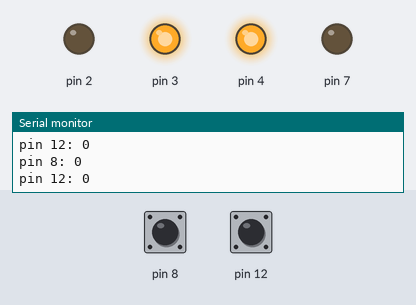
Bench run of a sketch on a simulated Arduino Uno, built with avr-gcc and run on an emulated ATmega328P. On the bench: output pins drawn as LEDs (lit = HIGH), the last lines printed to the serial monitor. The inputs (shaded band) are chosen by the test bench; at power-on: pin 8 LOW, pin 12 LOW.

Above: at 5.2 s.
5.3 s: pin 8 pulsed HIGH 5 times (0.12 s each, 0.3 s apart)
At 7.9 s:
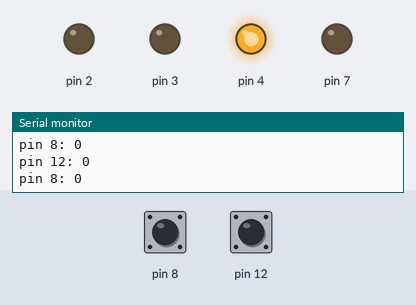
8.3 s: pin 12 pulsed HIGH 2 times (0.12 s each, 0.3 s apart)
At 8.57 s:
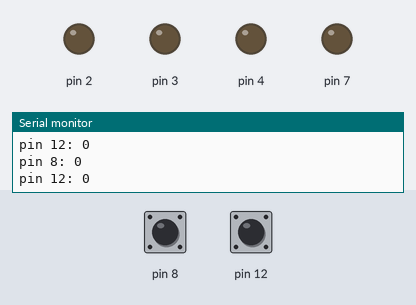
Timing chart, 0 to 11.3 s (numbered marks = the images above; inputs shaded):
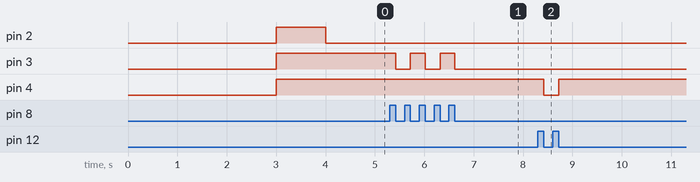

The sketch:

relay_test.ino
```cpp
bool B = HIGH;
bool C = HIGH;

void setup() {
  // put your setup code here, to run once:
  Serial.begin(9600);
  delay(3000);
  pinMode(2,OUTPUT);
  digitalWrite(2, HIGH);
  pinMode(3,OUTPUT);
  digitalWrite(3, HIGH);
  pinMode(4,OUTPUT);
  digitalWrite(4, HIGH);
  pinMode(7,OUTPUT);
  digitalWrite(7, HIGH);
  pinMode(8,INPUT);
  pinMode(12,INPUT);
  digitalWrite(7, LOW);
  delay(1000);
  digitalWrite(2, LOW);
}

void loop() {
  // put your main code here, to run repeatedly:
  Serial.print("pin 8: ");
  Serial.println(digitalRead(8));
  Serial.print("pin 12: ");
  Serial.println(digitalRead(12));
  if(digitalRead(8) == HIGH){
    while(digitalRead(8) == HIGH);
    Serial.print("B: ");
    Serial.println(B);

    B = !B;
    digitalWrite(3, B);
  }
  if(digitalRead(12) == HIGH){
    while(digitalRead(12) == HIGH);
    Serial.print("C: ");
    Serial.println(C);

    C = !C;
    digitalWrite(4, C);
  }
}
```

Measured:
- after the input at 5.3 s, pin 3: alternates HIGH for 0.30 s and LOW for 0.30 s, 5 changes in all, then stays LOW, starting after 0.12 s
- after the input at 8.3 s, pin 4: HIGH → LOW after 0.12 s, → HIGH 0.30 s later
